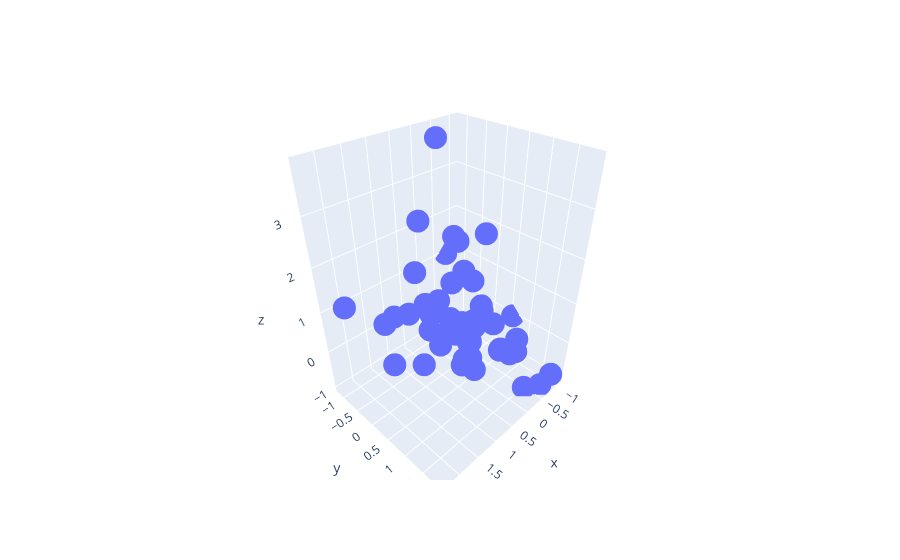

This figure's notebook cell:
### Markdown cell above
Graficamos los datos normalizados.

### Code cell
x = datanorm[:,0]
y = datanorm[:,1]
z = datanorm[:,2]

fig = go.Figure(data=[go.Scatter3d(x=x, y=y, z=z,  mode='markers')])
fig.show()
